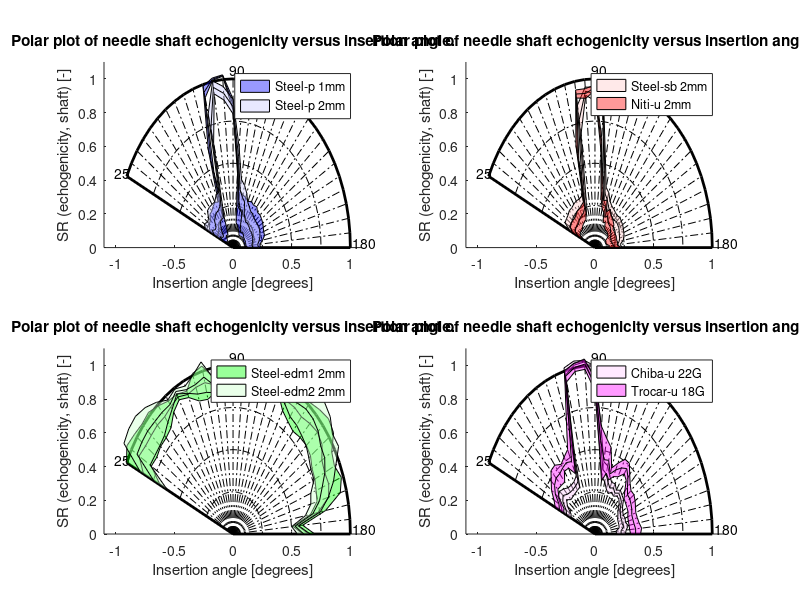
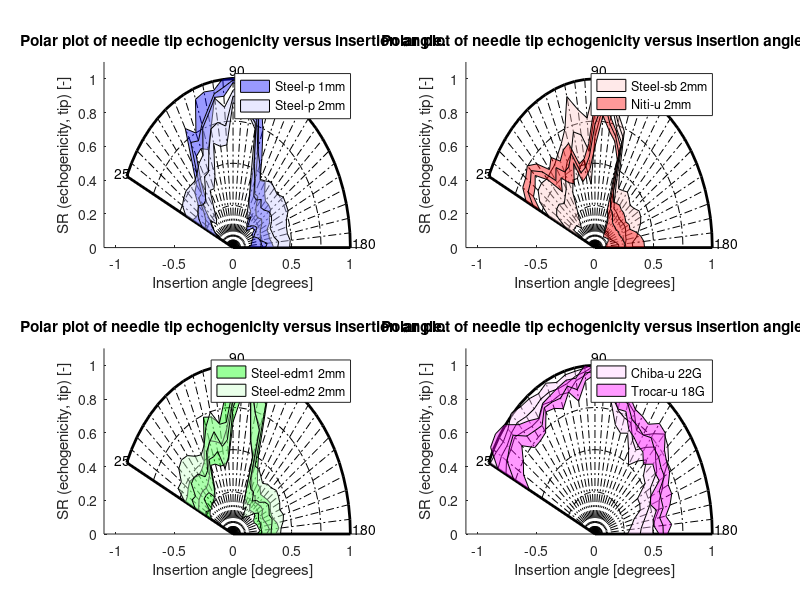

The MATLAB source for these figures, in order:
% Visualization of stored data: echogenicity.
% Author: Nick J. van de Berg
% Date: 01-12-2017

% Inputs.
load ech_collected_data.mat v;
fields = fieldnames(v);
last_field = cell2mat(fields(end,1));                                       % Requires sequential order of structure fields.
last_vid_nr = str2double(last_field(4:end));

% Needle types to show.
ShownPerSubplot = {1:2,3:4,5:6,[7,9]};                                      % Needle indices compared in each subplot (as defined below).
subplots = length(ShownPerSubplot);                                         % Nr. of supplots.
ndl_sel = {'Steel_1mm', 'Steel_2mm', ...                                    % Needle names as used during data collection.
    'Steel_rough_2mm', 'Niti_2mm', ...     
    'Steel_1cut_2mm', 'Steel_2cut_2mm', ...                               
    'Bevel_22G', 'RFA_2mm', ...                                             
    'Trocar_18G'};
ndl_tags = {'Steel-p 1mm', 'Steel-p 2mm', ...                               % Corresponding needle names as used in article/images.
    'Steel-sb 2mm', 'Niti-u 2mm', ...            
    'Steel-edm1 2mm', 'Steel-edm2 2mm', ...                               
    'Chiba-u 22G', 'RFA_2mm', ...      
    'Trocar-u 18G'};
col_vec = {[0 0 255]; [200 200 255]; ...                                    % RGB colour channels, associated to each needle.
    [255 200 200]; [255 0 0]; ...
    [0 255 0]; [200 255 200]; ...
    [255 200 255]; [120 80 50]; ...
    [255 0 255]};  
col_vec = cellfun(@(x) x/255,col_vec,'un',0);
% Note: RFA needles were not tested in this part of the experiment.

%% Load data...
len_ang = length(v.vid1.outputs.CNR_tip);
len_ndl = length(ndl_sel);
SR_tip = cell(len_ang,len_ndl);
SR_sha = cell(len_ang,len_ndl);
SR_tip_rev = cell(len_ang,len_ndl);
i_builder = 1; % Table builder index.
for index = 1:last_vid_nr
    fn = strcat('vid',num2str(index)); % Recreate fieldname.
    try
        for n = 1:9
            ECs2{i_builder,n} = v.(fn).inputs.ECs{n}; %#ok<SAGROW>
        end
        ECs2{i_builder,10} = v.(fn).inputs.angles;
        [~,pos] = ismember(ECs2{i_builder,1},ndl_sel);
        ECs2{i_builder,11} = pos;

        % Output data: acquire signal ratios (SR).   
        for i = 1:len_ang
            SR_tip{i,pos} = [SR_tip{i,pos}, v.(fn).outputs.CNR_tip(i)]; 
            SR_sha{i,pos} = [SR_sha{i,pos}, v.(fn).outputs.CNR_shaft(i)]; 
            try
                SR_tip_rev{i,pos} = [SR_tip_rev{i,pos}, ...
                    v.(fn).outputs_rev.CNR_tip(end-i+1)]; 
            catch
            end
        end
        % If file data exists: +1 to table builder index.
        i_builder = i_builder+1;
    catch
    end
end

%% Compute summary metrics.

% Medians and standard deviations.
SR_sha_med = cellfun(@median,SR_sha);
SR_sha_std = cellfun(@std,SR_sha);
SR_tip_med = cellfun(@median,SR_tip);
SR_tip_std = cellfun(@std,SR_tip);
SR_tipr_med = cellfun(@median,SR_tip_rev);
SR_tipr_std = cellfun(@std,SR_tip_rev);

% Median +/- std margins.
SR_sha_plus = SR_sha_med + SR_sha_std;
SR_sha_min = SR_sha_med - SR_sha_std;
SR_tip_plus = SR_tip_med + SR_tip_std;
SR_tip_min = SR_tip_med - SR_tip_std;
SR_tipr_plus = SR_tipr_med + SR_tipr_std;
SR_tipr_min = SR_tipr_med - SR_tipr_std;

% Apply rotations, counterclockwise angular rotation.
rot_ang = pi*(180-v.(fn).inputs.angles)/180; 
for i2 = 1:len_ang
    rot_mat = [cos(rot_ang(i2)), sin(rot_ang(i2)); ...
        -sin(rot_ang(i2)), cos(rot_ang(i2))];
    t1 = rot_mat.*[1;0];
    x_fact(i2) = t1(1,1); %#ok<SAGROW>
    y_fact(i2) = t1(1,2); %#ok<SAGROW>
end

tip_med_x = SR_tip_med.*x_fact'; 
tip_plus_x = SR_tip_plus.*x_fact'; 
tip_min_x = SR_tip_min.*x_fact'; 
sha_med_x = SR_sha_med.*x_fact';
sha_plus_x = SR_sha_plus.*x_fact';
sha_min_x = SR_sha_min.*x_fact';
tipr_med_x = SR_tipr_med.*x_fact'; 
tipr_plus_x = SR_tipr_plus.*x_fact'; 
tipr_min_x = SR_tipr_min.*x_fact'; 

tip_med_y = SR_tip_med.*y_fact';
tip_plus_y = SR_tip_plus.*y_fact';
tip_min_y = SR_tip_min.*y_fact';
sha_med_y = SR_sha_med.*y_fact';
sha_plus_y = SR_sha_plus.*y_fact';
sha_min_y = SR_sha_min.*y_fact';
tipr_med_y = SR_tipr_med.*y_fact';
tipr_plus_y = SR_tipr_plus.*y_fact';
tipr_min_y = SR_tipr_min.*y_fact';

% Show data shafts.
patch_a = 0.4; % Alpha value (transparantie) of patches.
figure('units','normalized','outerposition',[0 0 1 1]), hold on,
max_v = 1; % Max. value on radial axis.
for sp = 1:subplots
    subplot(2,2,sp)
    title('Polar plot of needle shaft echogenicity versus insertion angle.')
    xlabel('Insertion angle [degrees]');
    ylabel('SR (echogenicity, shaft) [-]');
    xlim([-(max_v+.1),(max_v+.1)]); ylim([0,(max_v+.1)]);
    line(x_fact,y_fact,'LineWidth',2,'Color','k',...
        'HandleVisibility','off');
    line(0.25*x_fact,0.25*y_fact,'LineStyle','-.','Color','k',...
        'HandleVisibility','off');
    line(0.5*x_fact,0.5*y_fact,'LineStyle','-.','Color','k',...
        'HandleVisibility','off');
    line(0.75*x_fact,0.75*y_fact,'LineStyle','-.','Color','k',...
        'HandleVisibility','off');
    line([x_fact(1),0,1],[y_fact(1),0,0],'LineWidth',2,'Color','k',...
        'HandleVisibility','off');
    for i3 = 2:len_ang-1
        line([0,x_fact(i3)],[0,y_fact(i3)],'LineStyle','-.','Color','k',...
            'HandleVisibility','off');
    end
    text(-1.01,.44,'25'); text(-0.03,1.05,'90'); text(1.015,0.03,'180');
    for ndls = ShownPerSubplot{sp}
        patch([sha_plus_x(:,ndls);flipud(sha_min_x(:,ndls))],...
            [sha_plus_y(:,ndls);flipud(sha_min_y(:,ndls))],col_vec{ndls},...
            'FaceAlpha',0.4);
        line(sha_med_x(:,ndls),sha_med_y(:,ndls),'Color','k',...
            'HandleVisibility','off');
    end
    [~,h_legend] = legend(ndl_tags{ShownPerSubplot{sp}});
    PatchInLegend = findobj(h_legend, 'type', 'patch');
    for ptch_count = 1:length(ShownPerSubplot{sp})
        set(PatchInLegend(ptch_count), 'FaceAlpha', patch_a);
    end
end

% Show data tips.
figure('units','normalized','outerposition',[0 0 1 1]), hold on,
for sp = 1:subplots
    subplot(2,2,sp)
    title('Polar plot of needle tip echogenicity versus insertion angle.')
    xlabel('Insertion angle [degrees]');
    ylabel('SR (echogenicity, tip) [-]');
    xlim([-(max_v+.1),(max_v+.1)]); ylim([0,(max_v+.1)]);
    line(x_fact,y_fact,'LineWidth',2,'Color','k',...
        'HandleVisibility','off');
    line(0.25*x_fact,0.25*y_fact,'LineStyle','-.','Color','k',...
        'HandleVisibility','off');
    line(0.5*x_fact,0.5*y_fact,'LineStyle','-.','Color','k',...
        'HandleVisibility','off');
    line(0.75*x_fact,0.75*y_fact,'LineStyle','-.','Color','k',...
        'HandleVisibility','off');
    line([x_fact(1),0,1],[y_fact(1),0,0],'LineWidth',2,'Color','k',...
        'HandleVisibility','off');
    for i3 = 2:len_ang-1
        line([0,x_fact(i3)],[0,y_fact(i3)],'LineStyle','-.','Color','k',...
            'HandleVisibility','off');
    end
    text(-1.01,.44,'25'); text(-0.03,1.05,'90'); text(1.015,0.03,'180');
    for ndls = ShownPerSubplot{sp}
        patch([tip_plus_x(:,ndls);flipud(tip_min_x(:,ndls))],...
            [tip_plus_y(:,ndls);flipud(tip_min_y(:,ndls))],col_vec{ndls},...
            'FaceAlpha',0.4);
        line(tip_med_x(:,ndls),tip_med_y(:,ndls),'Color','k',...
            'HandleVisibility','off');
%         if ndls == 7 % Check 'backside' of bevel tips.
%             patch([tipr_plus_x(:,ndls);flipud(tipr_min_x(:,ndls))],...
%                 [tipr_plus_y(:,ndls);flipud(tipr_min_y(:,ndls))],'r')
%             line(tipr_med_x(:,ndls),tipr_med_y(:,ndls),'Color','k');
%         end
    end
    [~,h_legend] = legend(ndl_tags{ShownPerSubplot{sp}});
    PatchInLegend = findobj(h_legend, 'type', 'patch');
    for ptch_count = 1:length(ShownPerSubplot{sp})
        set(PatchInLegend(ptch_count), 'FaceAlpha', patch_a);
    end
end